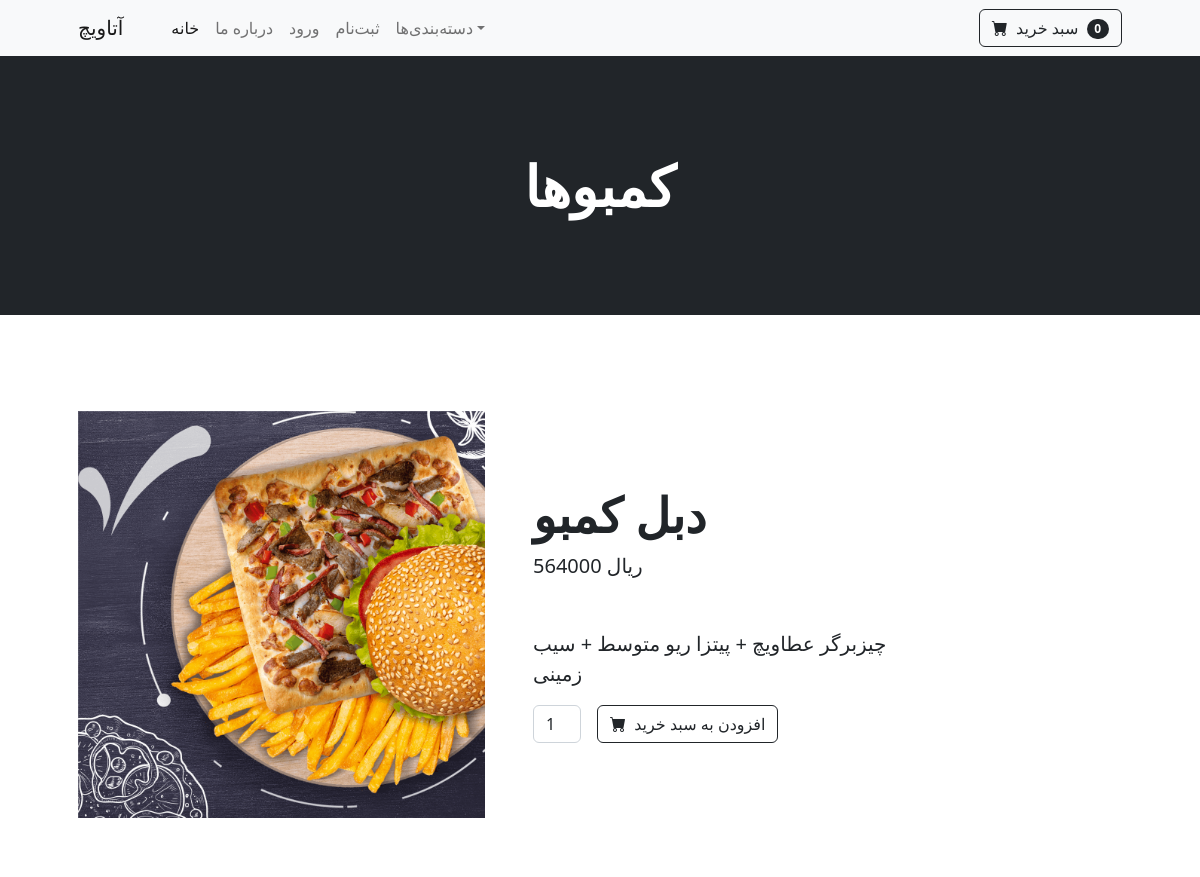
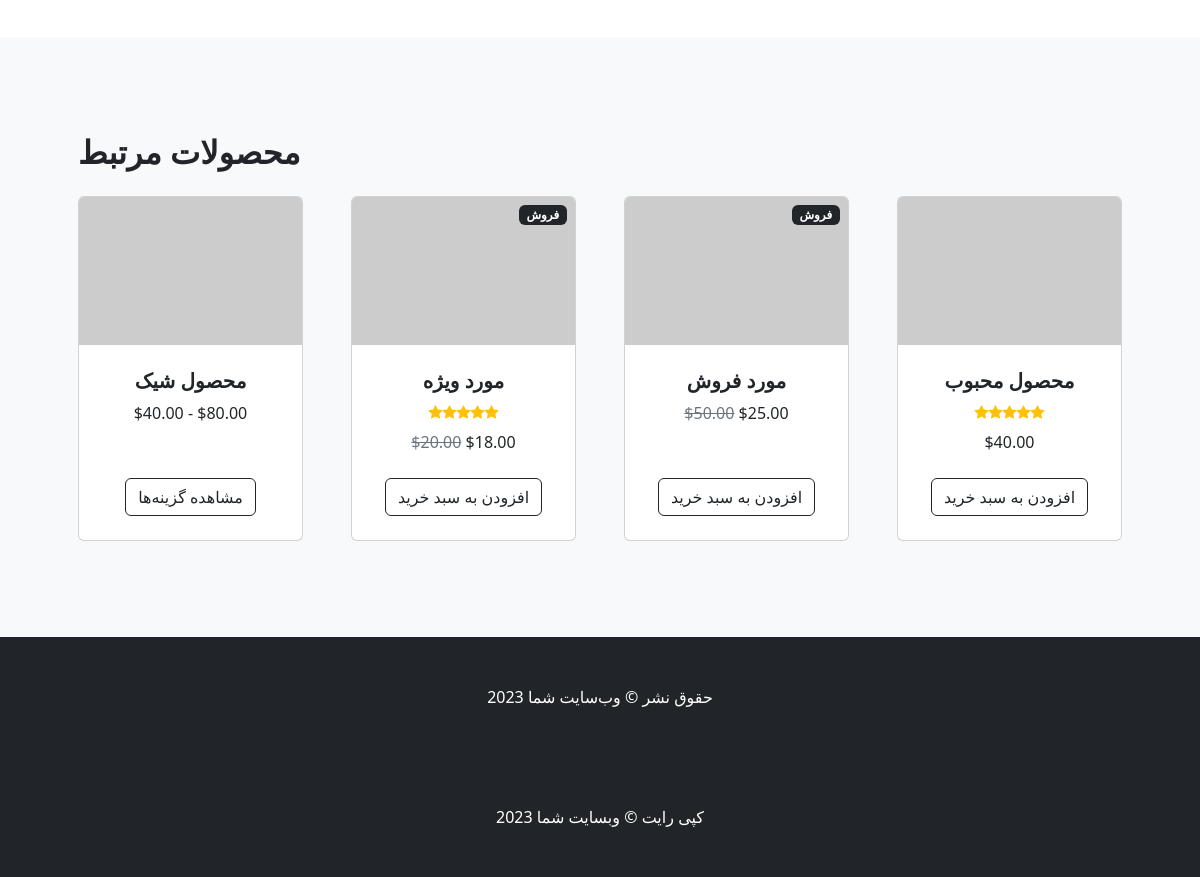
Page /product/3/ on the committed database (2 pictures, top to bottom).
### store/models.py (models this page shows, shortened)
class Product(models.Model):
    name = models.CharField(max_length=30, verbose_name="نام محصول")
    description = models.TextField(verbose_name="توضیحات")
    price = models.IntegerField(verbose_name="قیمت")
    image = models.ImageField(upload_to="image/products/", verbose_name="تصویر")
    category = models.ForeignKey(
        Category, on_delete=models.CASCADE, default=1, verbose_name="دسته بندی"
    )
    class Meta:
        ordering = ("name",)
        verbose_name = "محصول"
        verbose_name_plural = "محصولات"

class Category(models.Model):
    name = models.CharField(max_length=255, verbose_name="نام دسته بندی")
    slug = models.SlugField(
        max_length=300, unique=True, allow_unicode=True, verbose_name="آدرس دسته بندی"
    )
    class Meta:
        ordering = ("name",)
        verbose_name = "دسته بندی"
        verbose_name_plural = "دسته بندی ها"
    def __str__(self):
        return self.name

### store/views.py (the view)
# urls.py: path("product/<int:pk>/", ProductDetailView.as_view(), name="product_detail"),
class ProductDetailView(DetailView):
    model = Product
    template_name = "product.html"
    context_object_name = "product"

### store/context_processors.py (called while the page is built)
def category_list(request):
    categories = Category.objects.all()
    return {"categories": categories}

### store/templates/product.html (shortened to what this page needs)
{% extends "base.html" %}
{% block content %}
<header class="bg-dark py-5">
  <div class="container px-4 px-lg-5 my-5">
      <div class="text-center text-white">
          <h1 class="display-4 fw-bolder">{{product.category}}</h1>
      </div>
  </div>
</header>
<body>
  <section class="py-5">
      <div class="container px-4 px-lg-5 my-5">
          <div class="row gx-4 gx-lg-5 align-items-center">
              <div class="col-md-5"><img class="card-img-top mb-5 mb-md-0" src="{{product.image.url}}" alt="{{product.name}}" /></div>
              <div class="col-md-5">
                  <h1 class="display-5 fw-bolder">{{product.name}}</h1>
                  <div class="fs-5 mb-5">
                      <span>{{product.price}} ریال</span>
                  </div>
                  <p class="lead">{{product.description}}</p>
                  <div class="d-flex">
                      <input class="form-control text-center me-3" id="inputQuantity" type="number" value="1" style="max-width: 3rem" />
                      <button class="btn btn-outline-dark flex-shrink-0" type="button">
                          <i class="bi-cart-fill me-1"></i>
                          افزودن به سبد خرید
                      </button>
                  </div>
              </div>
          </div>
      </div>
  </section>
  <section class="py-5 bg-light">
      <div class="container px-4 px-lg-5 mt-5">
          <h2 class="fw-bolder mb-4">محصولات مرتبط</h2>
          <div class="row gx-4 gx-lg-5 row-cols-2 row-cols-md-3 row-cols-xl-4 justify-content-center">
              <div class="col mb-5">
                  <div class="card h-100">
                      <img class="card-img-top" src="https://dummyimage.com/450x300/dee2e6/6c757d.jpg" alt="..." />
                      <div class="card-body p-4">
                          <div class="text-center">
                              <h5 class="fw-bolder">محصول شیک</h5>
                              $40.00 - $80.00
                          </div>
                      </div>
                      <div class="card-footer p-4 pt-0 border-top-0 bg-transparent">
                          <div class="text-center"><a class="btn btn-outline-dark mt-auto" href="#">مشاهده گزینه‌ها</a></div>
                      </div>
                  </div>
              </div>
              <div class="col mb-5">
                  <div class="card h-100">
                      <div class="badge bg-dark text-white position-absolute" style="top: 0.5rem; right: 0.5rem">فروش</div>
                      <img class="card-img-top" src="https://dummyimage.com/450x300/dee2e6/6c757d.jpg" alt="..." />
                      <div class="card-body p-4">
                          <div class="text-center">
                              <h5 class="fw-bolder">مورد ویژه</h5>
                              <div class="d-flex justify-content-center small text-warning mb-2">
                                  <div class="bi-star-fill"></div>
                                  <div class="bi-star-fill"></div>
                                  <div class="bi-star-fill"></div>
                                  <div class="bi-star-fill"></div>
                                  <div class="bi-star-fill"></div>
                              </div>
                              <span class="text-muted text-decoration-line-through">$20.00</span>
                              $18.00
                          </div>
                      </div>
                      <div class="card-footer p-4 pt-0 border-top-0 bg-transparent">
                          <div class="text-center"><a class="btn btn-outline-dark mt-auto" href="#">افزودن به سبد خرید</a></div>
                      </div>
                  </div>
              </div>
              <div class="col mb-5">
                  <div class="card h-100">
                      <div class="badge bg-dark text-white position-absolute" style="top: 0.5rem; right: 0.5rem">فروش</div>
                      <img class="card-img-top" src="https://dummyimage.com/450x300/dee2e6/6c757d.jpg" alt="..." />
                      <div class="card-body p-4">
                          <div class="text-center">
                              <h5 class="fw-bolder">مورد فروش</h5>
                              <span class="text-muted text-decoration-line-through">$50.00</span>
                              $25.00
                          </div>
                      </div>
                      <div class="card-footer p-4 pt-0 border-top-0 bg-transparent">
                          <div class="text-center"><a class="btn btn-outline-dark mt-auto" href="#">افزودن به سبد خرید</a></div>
                      </div>
                  </div>
              </div>
              <div class="col mb-5">
                  <div class="card h-100">
                      <img class="card-img-top" src="https://dummyimage.com/450x300/dee2e6/6c757d.jpg" alt="..." />
                      <div class="card-body p-4">
                          <div class="text-center">
                              <h5 class="fw-bolder">محصول محبوب</h5>
                              <div class="d-flex justify-content-center small text-warning mb-2">
                                  <div class="bi-star-fill"></div>
                                  <div class="bi-star-fill"></div>
                                  <div class="bi-star-fill"></div>
                                  <div class="bi-star-fill"></div>
                                  <div class="bi-star-fill"></div>
                              </div>
                              $40.00
                          </div>
                      </div>
                      <div class="card-footer p-4 pt-0 border-top-0 bg-transparent">
                          <div class="text-center"><a class="btn btn-outline-dark mt-auto" href="#">افزودن به سبد خرید</a></div>
                      </div>
                  </div>
              </div>
          </div>
      </div>
  </section>
  <footer class="py-5 bg-dark">
      <div class="container"><p class="m-0 text-center text-white">حقوق نشر &copy; وب‌سایت شما 2023</p></div>
  </footer>
</body>
</html>
{% endblock content %}

### rows in the picture
Product: category "کمبوها", image (picture), name "دبل کمبو", price "564000", description "چیزبرگر عطاویچ + پیتزا ریو متوسط + سیب زمینی"
